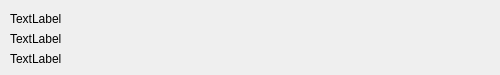
<?xml version="1.0" encoding="UTF-8"?>
<ui version="4.0">
 <class>CQDlgProgress</class>
 <widget class="QDialog" name="CQDlgProgress">
  <property name="geometry">
   <rect>
    <x>0</x>
    <y>0</y>
    <width>500</width>
    <height>75</height>
   </rect>
  </property>
  <property name="windowTitle">
   <string>Progress</string>
  </property>
  <property name="locale">
   <locale language="English" country="UnitedStates"/>
  </property>
  <widget class="QLabel" name="qqLine1">
   <property name="geometry">
    <rect>
     <x>10</x>
     <y>10</y>
     <width>481</width>
     <height>18</height>
    </rect>
   </property>
   <property name="text">
    <string>TextLabel</string>
   </property>
  </widget>
  <widget class="QLabel" name="qqLine2">
   <property name="geometry">
    <rect>
     <x>10</x>
     <y>30</y>
     <width>481</width>
     <height>18</height>
    </rect>
   </property>
   <property name="text">
    <string>TextLabel</string>
   </property>
  </widget>
  <widget class="QLabel" name="qqLine3">
   <property name="geometry">
    <rect>
     <x>10</x>
     <y>50</y>
     <width>481</width>
     <height>18</height>
    </rect>
   </property>
   <property name="text">
    <string>TextLabel</string>
   </property>
  </widget>
 </widget>
 <resources/>
 <connections/>
</ui>
